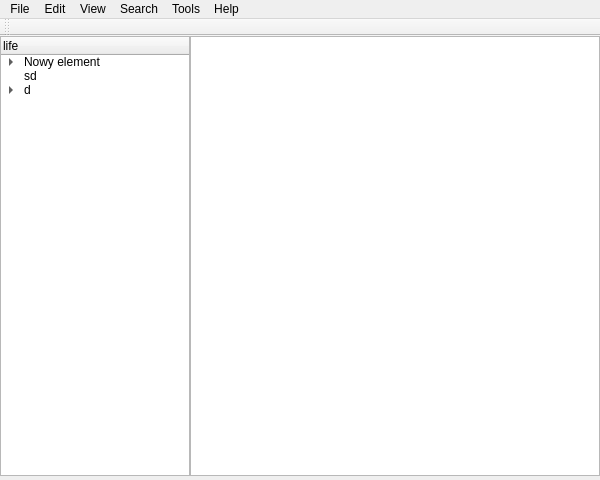
<?xml version="1.0" encoding="UTF-8"?>
<ui version="4.0">
 <class>MainWindow</class>
 <widget class="QMainWindow" name="MainWindow">
  <property name="geometry">
   <rect>
    <x>0</x>
    <y>0</y>
    <width>600</width>
    <height>480</height>
   </rect>
  </property>
  <property name="sizePolicy">
   <sizepolicy hsizetype="Ignored" vsizetype="Ignored">
    <horstretch>0</horstretch>
    <verstretch>0</verstretch>
   </sizepolicy>
  </property>
  <property name="minimumSize">
   <size>
    <width>600</width>
    <height>480</height>
   </size>
  </property>
  <property name="maximumSize">
   <size>
    <width>600</width>
    <height>480</height>
   </size>
  </property>
  <property name="windowTitle">
   <string>MainWindow</string>
  </property>
  <widget class="QWidget" name="centralwidget">
   <property name="sizePolicy">
    <sizepolicy hsizetype="Preferred" vsizetype="Preferred">
     <horstretch>0</horstretch>
     <verstretch>0</verstretch>
    </sizepolicy>
   </property>
   <widget class="QTextEdit" name="textEdit">
    <property name="geometry">
     <rect>
      <x>190</x>
      <y>0</y>
      <width>410</width>
      <height>440</height>
     </rect>
    </property>
    <property name="sizePolicy">
     <sizepolicy hsizetype="Fixed" vsizetype="Fixed">
      <horstretch>0</horstretch>
      <verstretch>0</verstretch>
     </sizepolicy>
    </property>
   </widget>
   <widget class="QTreeWidget" name="treeWidget">
    <property name="geometry">
     <rect>
      <x>0</x>
      <y>0</y>
      <width>190</width>
      <height>440</height>
     </rect>
    </property>
    <column>
     <property name="text">
      <string>life</string>
     </property>
    </column>
    <item>
     <property name="text">
      <string>Nowy element</string>
     </property>
     <item>
      <property name="text">
       <string>Nowy podelement</string>
      </property>
      <item>
       <property name="text">
        <string>Nowy podelement</string>
       </property>
       <item>
        <property name="text">
         <string>Nowy podelement</string>
        </property>
        <item>
         <property name="text">
          <string>Nowy podelement</string>
         </property>
        </item>
       </item>
       <item>
        <property name="text">
         <string>Nowy element</string>
        </property>
       </item>
       <item>
        <property name="text">
         <string>Nowy element</string>
        </property>
       </item>
       <item>
        <property name="text">
         <string>Nowy podelement</string>
        </property>
       </item>
      </item>
     </item>
    </item>
    <item>
     <property name="text">
      <string>sd</string>
     </property>
    </item>
    <item>
     <property name="text">
      <string>d</string>
     </property>
     <item>
      <property name="text">
       <string>Nowy podelement</string>
      </property>
      <item>
       <property name="text">
        <string>Nowy podelement</string>
       </property>
      </item>
     </item>
    </item>
   </widget>
  </widget>
  <widget class="QMenuBar" name="menubar">
   <property name="geometry">
    <rect>
     <x>0</x>
     <y>0</y>
     <width>600</width>
     <height>26</height>
    </rect>
   </property>
   <widget class="QMenu" name="menuFile">
    <property name="title">
     <string>File</string>
    </property>
    <addaction name="actionNew"/>
    <addaction name="actionOpen"/>
    <addaction name="separator"/>
    <addaction name="actionSave"/>
    <addaction name="actionSaveAs"/>
    <addaction name="separator"/>
    <addaction name="actionQuit"/>
   </widget>
   <widget class="QMenu" name="menuEdit">
    <property name="title">
     <string>Edit</string>
    </property>
    <addaction name="actionUdo"/>
    <addaction name="actionRedo"/>
    <addaction name="separator"/>
    <addaction name="actionCopy"/>
    <addaction name="actionCut"/>
    <addaction name="actionPaste"/>
    <addaction name="actionDelete"/>
    <addaction name="separator"/>
    <addaction name="actionPrefrences"/>
   </widget>
   <widget class="QMenu" name="menuView">
    <property name="title">
     <string>View</string>
    </property>
    <addaction name="actionZoomIn"/>
    <addaction name="actionZoomOut"/>
   </widget>
   <widget class="QMenu" name="menuSearch">
    <property name="title">
     <string>Search</string>
    </property>
    <addaction name="actionFind"/>
    <addaction name="actionSearch"/>
    <addaction name="separator"/>
    <addaction name="actionReplace"/>
    <addaction name="separator"/>
    <addaction name="actionRecentChanges"/>
   </widget>
   <widget class="QMenu" name="menuHelp">
    <property name="title">
     <string>Tools</string>
    </property>
    <addaction name="actionWordCount"/>
    <addaction name="separator"/>
    <addaction name="actionOpenNotebookFolder"/>
    <addaction name="separator"/>
    <addaction name="actionEditSource"/>
   </widget>
   <widget class="QMenu" name="menuHelp_2">
    <property name="title">
     <string>Help</string>
    </property>
    <addaction name="actionBugs"/>
    <addaction name="actionWorking"/>
    <addaction name="separator"/>
    <addaction name="actionAbout"/>
   </widget>
   <addaction name="menuFile"/>
   <addaction name="menuEdit"/>
   <addaction name="menuView"/>
   <addaction name="menuSearch"/>
   <addaction name="menuHelp"/>
   <addaction name="menuHelp_2"/>
  </widget>
  <widget class="QToolBar" name="toolBar">
   <property name="windowTitle">
    <string>toolBar</string>
   </property>
   <attribute name="toolBarArea">
    <enum>TopToolBarArea</enum>
   </attribute>
   <attribute name="toolBarBreak">
    <bool>false</bool>
   </attribute>
  </widget>
  <action name="actionBugs">
   <property name="text">
    <string>Bugs</string>
   </property>
  </action>
  <action name="actionAbout">
   <property name="text">
    <string>About</string>
   </property>
  </action>
  <action name="actionWordCount">
   <property name="text">
    <string>Word Count</string>
   </property>
  </action>
  <action name="actionOpenNotebookFolder">
   <property name="text">
    <string>Open Notebook folder</string>
   </property>
  </action>
  <action name="actionEditSource">
   <property name="text">
    <string>Edit Source</string>
   </property>
  </action>
  <action name="actionFind">
   <property name="text">
    <string>Find</string>
   </property>
  </action>
  <action name="actionSearch">
   <property name="text">
    <string>Search</string>
   </property>
  </action>
  <action name="actionReplace">
   <property name="text">
    <string>Replace</string>
   </property>
  </action>
  <action name="actionRecentChanges">
   <property name="text">
    <string>Recent Changes</string>
   </property>
  </action>
  <action name="actionZoomIn">
   <property name="text">
    <string>Zoom In</string>
   </property>
  </action>
  <action name="actionZoomOut">
   <property name="text">
    <string>Zoom Out</string>
   </property>
  </action>
  <action name="actionUdo">
   <property name="text">
    <string>Undo</string>
   </property>
  </action>
  <action name="actionRedo">
   <property name="text">
    <string>Redo</string>
   </property>
  </action>
  <action name="actionCopy">
   <property name="text">
    <string>Copy</string>
   </property>
  </action>
  <action name="actionCut">
   <property name="text">
    <string>Cut</string>
   </property>
  </action>
  <action name="actionPaste">
   <property name="text">
    <string>Paste</string>
   </property>
  </action>
  <action name="actionDelete">
   <property name="text">
    <string>Delete</string>
   </property>
  </action>
  <action name="actionPrefrences">
   <property name="text">
    <string>Preferences</string>
   </property>
  </action>
  <action name="actionNew">
   <property name="text">
    <string>New</string>
   </property>
   <property name="shortcut">
    <string>Ctrl+N</string>
   </property>
  </action>
  <action name="actionOpen">
   <property name="text">
    <string>Open</string>
   </property>
   <property name="shortcut">
    <string>Ctrl+O</string>
   </property>
  </action>
  <action name="actionSave">
   <property name="text">
    <string>Save</string>
   </property>
   <property name="shortcut">
    <string>Ctrl+S</string>
   </property>
  </action>
  <action name="actionSaveAs">
   <property name="text">
    <string>Save as</string>
   </property>
  </action>
  <action name="actionQuit">
   <property name="text">
    <string>Quit</string>
   </property>
   <property name="shortcut">
    <string>Ctrl+Q</string>
   </property>
  </action>
  <action name="actionWorking">
   <property name="text">
    <string>Working</string>
   </property>
  </action>
 </widget>
 <resources/>
 <connections/>
</ui>
